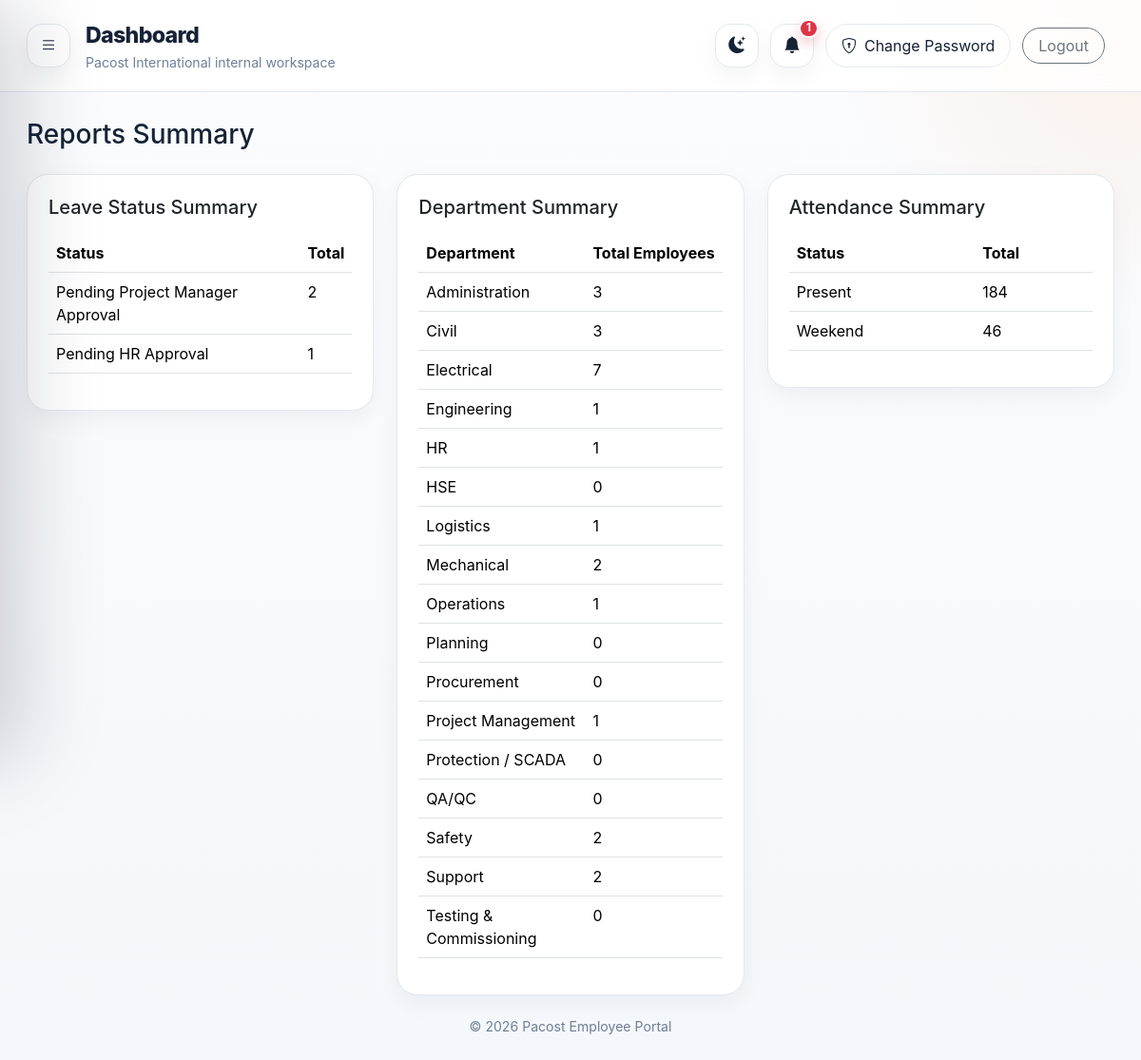
The app's page /reports (signed in) with its own data.
### tables this page shows
CREATE TABLE leave_applications (
    id INTEGER PRIMARY KEY AUTOINCREMENT,
    application_no TEXT NOT NULL UNIQUE,
    user_id INTEGER NOT NULL,
    leave_type_id INTEGER NOT NULL,
    from_date TEXT NOT NULL,
    to_date TEXT NOT NULL,
    total_days INTEGER NOT NULL,
    reason TEXT,
    attachment TEXT,
    status TEXT NOT NULL,
    manager_status TEXT NOT NULL DEFAULT 'Pending',
    hr_status TEXT NOT NULL DEFAULT 'Pending',
    current_stage TEXT NOT NULL,
    created_at TEXT NOT NULL,
    FOREIGN KEY (user_id) REFERENCES users (id),
    FOREIGN KEY (leave_type_id) REFERENCES leave_types (id)
);

CREATE TABLE departments (
    id INTEGER PRIMARY KEY AUTOINCREMENT,
    name TEXT NOT NULL UNIQUE
);

CREATE TABLE attendance (
    id INTEGER PRIMARY KEY AUTOINCREMENT,
    user_id INTEGER NOT NULL,
    attendance_date TEXT NOT NULL,
    check_in TEXT,
    check_out TEXT,
    status TEXT NOT NULL,
    hours_worked REAL NOT NULL DEFAULT 0,
    ot_hours REAL NOT NULL DEFAULT 0,
    remarks TEXT,
    FOREIGN KEY (user_id) REFERENCES users (id)
);

### app.py (the view)
@app.route("/reports")
@login_required
@role_required("hr", "admin")
def reports():
    db = get_db()
    leave_summary = db.execute("SELECT status, COUNT(*) AS total FROM leave_applications GROUP BY status ORDER BY total DESC").fetchall()
    dept_summary = db.execute("SELECT d.name AS department_name, COUNT(u.id) AS total FROM departments d LEFT JOIN users u ON u.department_id=d.id AND u.is_active=1 GROUP BY d.id, d.name ORDER BY d.name").fetchall()
    attendance_summary = db.execute("SELECT status, COUNT(*) AS total FROM attendance GROUP BY status ORDER BY total DESC").fetchall()
    return render_template("reports.html", leave_summary=leave_summary, dept_summary=dept_summary, attendance_summary=attendance_summary)

### app.py (called while the page is built)
def get_db() -> sqlite3.Connection:
    if "db" not in g:
        g.db = sqlite3.connect(DATABASE)
        g.db.row_factory = sqlite3.Row
        ensure_schema(g.db)
    return g.db

def current_user() -> sqlite3.Row | None:
    user_id = session.get("user_id")
    if not user_id:
        return None
    return get_db().execute(
        """
        SELECT u.*, d.name AS department_name, ds.name AS designation_name, m.full_name AS manager_name
        FROM users u
        LEFT JOIN departments d ON u.department_id = d.id
        LEFT JOIN designations ds ON u.designation_id = ds.id
        LEFT JOIN users m ON u.manager_id = m.id
        WHERE u.id = ?
        """,
        (user_id,),
    ).fetchone()

def login_required(view):
    @wraps(view)
    def wrapped_view(**kwargs):
        if current_user() is None:
            return redirect(url_for("login"))
        return view(**kwargs)
    return wrapped_view

def role_required(*roles: str):
    def decorator(view):
        @wraps(view)
        def wrapped_view(**kwargs):
            user = current_user()
            if user is None:
                return redirect(url_for("login"))
            if user["role"] not in roles:
                flash("You do not have access to this page.", "danger")
                return redirect(url_for("dashboard"))
            return view(**kwargs)
        return wrapped_view
    return decorator

@app.context_processor
def inject_globals():
    user = current_user()
    settings = None
    unread_count = 0
    if user:
        db = get_db()
        try:
            settings = db.execute("SELECT * FROM company_settings ORDER BY id DESC LIMIT 1").fetchone()
            unread_count = db.execute("SELECT COUNT(*) AS c FROM notifications WHERE user_id=? AND is_read=0", (user["id"],)).fetchone()["c"]
        except sqlite3.OperationalError:
            settings = None
    return {"current_user": user, "year": date.today().year, "settings": settings, "unread_notification_count": unread_count}

### templates/reports.html
{% extends 'base.html' %}
{% block content %}
<h3 class="mb-4">Reports Summary</h3>
<div class="row g-4">
  <div class="col-lg-4"><div class="card border-0 shadow-sm rounded-4"><div class="card-body"><h5 class="mb-3">Leave Status Summary</h5><table class="table"><thead><tr><th>Status</th><th>Total</th></tr></thead><tbody>{% for row in leave_summary %}<tr><td>{{ row.status }}</td><td>{{ row.total }}</td></tr>{% else %}<tr><td colspan="2" class="text-secondary">No records</td></tr>{% endfor %}</tbody></table></div></div></div>
  <div class="col-lg-4"><div class="card border-0 shadow-sm rounded-4"><div class="card-body"><h5 class="mb-3">Department Summary</h5><table class="table"><thead><tr><th>Department</th><th>Total Employees</th></tr></thead><tbody>{% for row in dept_summary %}<tr><td>{{ row.department_name }}</td><td>{{ row.total }}</td></tr>{% else %}<tr><td colspan="2" class="text-secondary">No records</td></tr>{% endfor %}</tbody></table></div></div></div>
  <div class="col-lg-4"><div class="card border-0 shadow-sm rounded-4"><div class="card-body"><h5 class="mb-3">Attendance Summary</h5><table class="table"><thead><tr><th>Status</th><th>Total</th></tr></thead><tbody>{% for row in attendance_summary %}<tr><td>{{ row.status }}</td><td>{{ row.total }}</td></tr>{% else %}<tr><td colspan="2" class="text-secondary">No records</td></tr>{% endfor %}</tbody></table></div></div></div>
</div>
{% endblock %}

### static/css/style.css (style rules this page uses)
:root { --bg:#f4f7fb; --panel:#ffffff; --panel-2:#fbfcfe; --text:#162235; --muted:#6f7f95; --line:#e3e8f0; --primary:#f57c20; --primary-soft:#fff1e6; --navy:#152235; --navy-2:#1d2d46; --shadow:0 18px 50px rgba(15,23,42,.08); --shadow-soft:0 8px 24px rgba(15,23,42,.05); }
* { box-sizing:border-box }
html,body { height:100% }
body { margin:0; background: radial-gradient(circle at top right, rgba(245,124,32,.10), transparent 20%), linear-gradient(180deg,var(--panel-2) 0%, var(--bg) 100%); color:var(--text); font-family: Inter,system-ui,-apple-system,"Segoe UI",Roboto,Arial,sans-serif; }
.portal-body { overflow-x:hidden }
.card { background:var(--panel)!important;border:1px solid var(--line)!important;box-shadow:var(--shadow-soft)!important;border-radius:1.4rem!important }
.card-body { padding:22px!important }
.table { color:var(--text) }
.table thead th { white-space:nowrap }

### records on screen
leave_applications: status "Pending Project Manager Approval", total "2"
leave_applications: status "Pending HR Approval", total "1"
departments: department_name "Administration", total "3"
departments: department_name "Civil", total "3"
departments: department_name "Electrical", total "7"
departments: department_name "Engineering", total "1"
departments: department_name "HR", total "1"
departments: department_name "HSE", total "0"
departments: department_name "Logistics", total "1"
departments: department_name "Mechanical", total "2"
departments: department_name "Operations", total "1"
departments: department_name "Planning", total "0"
departments: department_name "Procurement", total "0"
departments: department_name "Project Management", total "1"
departments: department_name "Protection / SCADA", total "0"
departments: department_name "QA/QC", total "0"
departments: department_name "Safety", total "2"
departments: department_name "Support", total "2"
departments: department_name "Testing & Commissioning", total "0"
attendance: status "Present", total "184"
attendance: status "Weekend", total "46"

### other values on screen
{{ title or 'Dashboard' }} "Dashboard"
{{ unread_notification_count }} "1"
